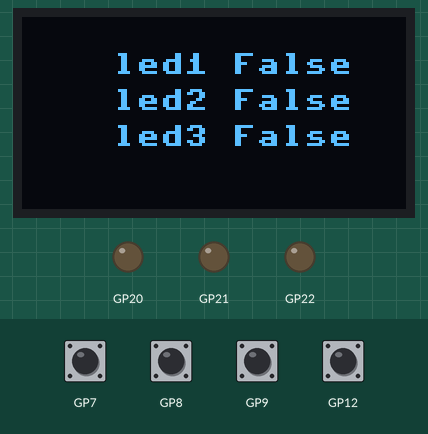
The program below on a simulated Raspberry Pi Pico running MicroPython. Parts: 128×64 one-colour display, output pins drawn as LEDs (lit = HIGH). The inputs (shaded band) are chosen by the test bench; at power-on: GP7–9, GP12 HIGH. Library files of the repository ran but are not shown: ssd1306.py.

Above: at 1.2 s.
1.3 s: GP7 pulled LOW for 0.15 s
At 2.5 s:
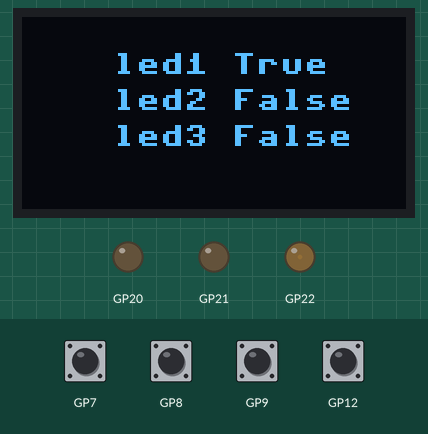
2.9 s: GP8 pulled LOW for 0.15 s
At 4.1 s:
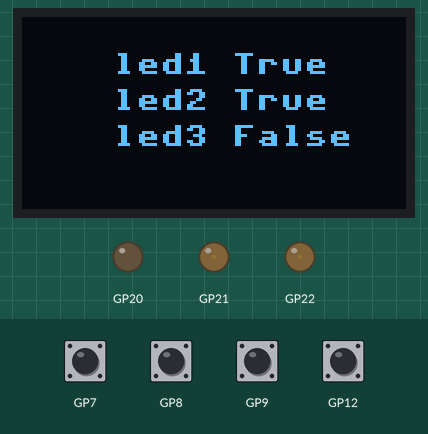
4.5 s: GP9 pulled LOW for 0.15 s
At 5.6 s:
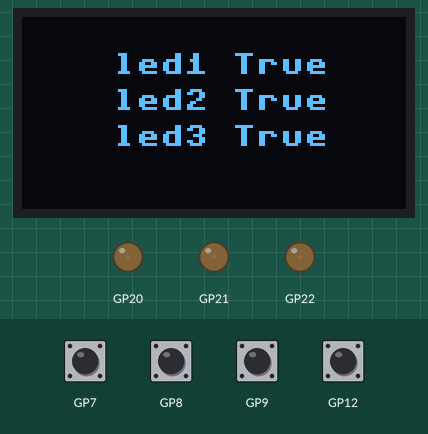
6.1 s: GP7 pulled LOW for 1 s
At 6.9 s:
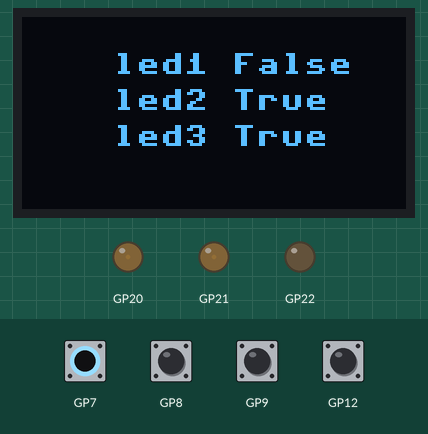
8.6 s: GP8 pulled LOW for 1 s
At 10.0 s:
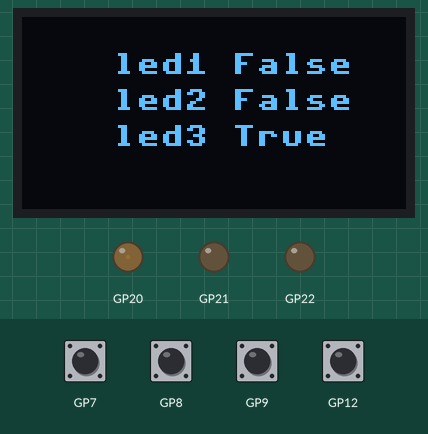
11.1 s: GP7 pulled LOW for 0.15 s
At 12.0 s:
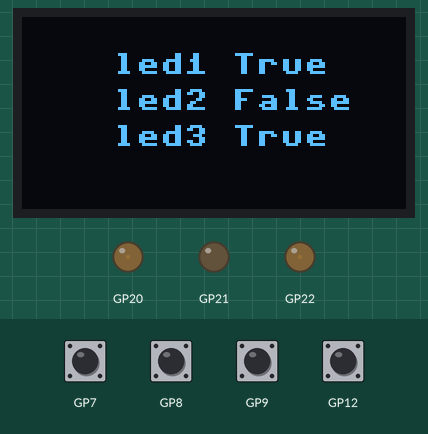
Timing chart, 0 to 13.7 s (numbered marks = the images above; inputs shaded):
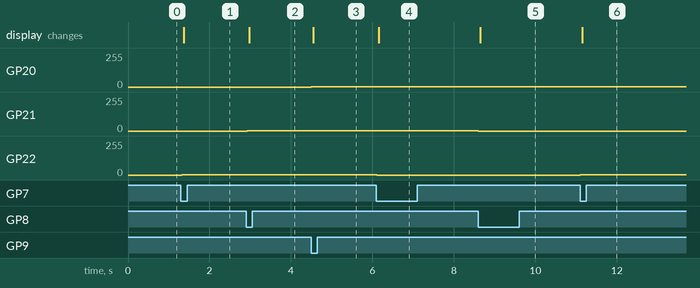

The program:

E2_vallin.py
```python
from clss import Led, Btn
from time import sleep_ms
from machine import I2C, Pin
from ssd1306 import SSD1306_I2C

# Toggle tuple array
toggles = [
    (Btn(7), Led(22, 'led1')),
    (Btn(8), Led(21, 'led2')),
    (Btn(9), Led(20, 'led3'))
    ]

# Display
i2c = I2C(1, sda=Pin(14), scl=Pin(15))
disp = SSD1306_I2C(128, 64, i2c)

def rfrshDisp():
    disp.fill(0)
    offset = 0
    for i in toggles:
        offset += 12
        disp.text(f'{i[1].name} {i[1].state}', 30, offset)
    disp.show()

# Interrupt
def off(Pin):
    for i in toggles:
        i[1].value(False)

Btn(12).irq(handler=off, trigger=Pin.IRQ_FALLING)

while True:

    #draw
    rfrshDisp()

    # Toggle logic
    for i in toggles:
        if i[0].pulseCheck():
            i[1].toggle()
```

clss.py
```python
from machine import PWM, Pin

# Classes for pico w go board
class Led(PWM):

    def __init__(self, id:int, name:str='none', freq:int=2000, duty:int=500):
        self.pin = Pin(id)
        self.conf = [freq, duty]
        self.name = name
        self.state = False
        super().__init__(self.pin)

    def value(self, val:bool):
        if val and not self.state:
            self.state = True
            self.freq(self.conf[0])
            self.duty_u16(self.conf[1])
        elif self.state:
            self.state = False
            self.conf = [self.freq(), self.duty_u16()]
            self.freq(2000)
            self.duty_u16(0)

    def brightness(self, val: int):
        if val > 65535: val = 65535
        elif val < 0: val = 0
        self.duty_u16

    def toggle(self):
        self.value(False) if self.state else self.value(True)

class Btn(Pin):

    def __init__(self, id, pull=Pin.PULL_UP):
        self.state = False
        super().__init__(id, Pin.IN, Pin.PULL_UP)

    def pulseCheck(self):
        if self.value() == 0 and not self.state:
            self.state = True
            return True
        elif self.value() == 1:
            self.state = False

# Init array with given size to avoid memory errors.
class samplData:
    def __init__(self, size) -> None:
        self.size = size # Size of array
        self.clear() # Using clear method to init rest of the vars

    # Method for pushing data
    def put(self, val):
        if not self.full:
            self.data[self.cursor] = val
            self.datasum += val
            self.cursor += 1
        if self.cursor == self.size: self.full = True

    # Method to clear data
    def clear(self):
        self.cursor = 0 # Array cursor for adding data to right place
        self.full = False # Is array full
        self.datasum = 0 # Sum of all values in array
        self.data = [0 for i in range(self.size)]

    def average(self):
        return self.datasum/self.cursor+1
```

Measured:
- after the input at 1.3 s, GP22: 0/255 → 2/255 at once; the display: changes after 0.07 s (image 1)
- after the input at 2.9 s, GP21: 0/255 → 2/255 at once; the display: changes after 0.08 s (image 2)
- after the input at 4.5 s, GP20: 0/255 → 2/255 at once; the display: changes after 0.05 s (image 3)
- after the input at 6.1 s, GP22: 2/255 → 0/255 at once; the display: changes after 0.05 s (image 4)
- after the input at 8.6 s, GP21: 2/255 → 0/255 at once; the display: changes after 0.05 s (image 5)
- after the input at 11.1 s, GP22: 0/255 → 2/255 at once; the display: changes after 0.06 s (image 6)
